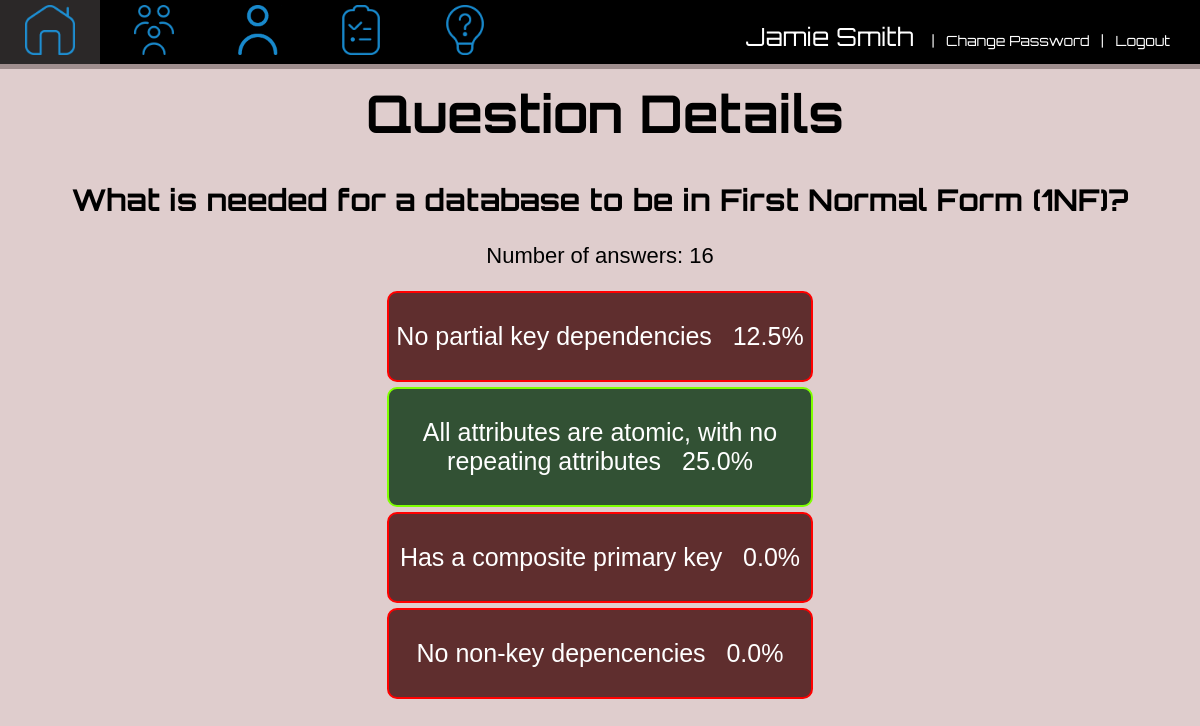
The app's page /questions/details/1 (signed in) with its own data.
### app1/models.py (models this page shows, shortened)
class Question(models.Model):
    questionText = models.CharField(max_length=200)
    questionCategory = models.ForeignKey(QuestionCategory, on_delete=models.CASCADE, default = None)
    opt1 = models.CharField(max_length=200)
    opt2 = models.CharField(max_length=200)
    opt3 = models.CharField(max_length=200)
    opt4 = models.CharField(max_length=200)
    answer = models.CharField(max_length=200)

### app1/views.py (the view)
# urls.py: path("questions/details/<int:id>", views.questionDetails, name = "questionDetails"),#type:ignore
def questionDetails(request, id):
    if request.user.is_staff:
        try:
            template = loader.get_template("questiondetails.html")
            currentUser = User.objects.get(username = request.user.username)
            sqa = StudentQuestionAssignment.objects.filter(questionID_id = id).exclude(studentAnswer = None)
            q = Question.objects.get(id=id)
            total = sqa.count()
            numOpt1 = round(((sqa.filter(studentAnswer = str(q.opt1)).count() / total) * 100),2)
            numOpt2 = round(((sqa.filter(studentAnswer = str(q.opt2)).count() / total) * 100),2)
            numOpt3 = round(((sqa.filter(studentAnswer = str(q.opt3)).count() / total) * 100),2)
            numOpt4 = round(((sqa.filter(studentAnswer = str(q.opt4)).count() / total) * 100),2)
            context = { # data passed to html template
                "currentUser": currentUser,
                "sqa": sqa,
                "question": q,
                "total": total,
                "numOpt1": numOpt1,
                "numOpt2" : numOpt2,
                "numOpt3" : numOpt3,
                "numOpt4" : numOpt4,
            }
            return HttpResponse(template.render(context, request))
        except:
            return redirect("/questions/list")
    else:
        return redirect("/")

### templates/questiondetails.html (shortened to what this page needs)
<!DOCTYPE HTML PUBLIC>
<html lang="en">
    {% extends "basestaff.html" %}
    {%load static%}
    {%block navigation%}
        <div class = "navigation">
            <div class = "element" onclick = "window.location = '/'"> <img class = "home" src = "{% static 'images/home_inactive.png'%}"> </div>
            <div class = "element" onclick = "window.location = '/class/list'"> <img class = "classes" src = "{% static 'images/classes_inactive.png'%}"> </div>
            <div class = "element" onclick = "window.location = '/users/list'"> <img class = "students" src = "{% static 'images/students_inactive.png'%}"></div>
            <div class = "element" onclick = "window.location = '/assignments/list'"> <img class = "assignments" src = "{% static 'images/assignments_inactive.png'%}"> </div>
            <div class = "element" onclick = "window.location = '/questions/list'"> <img class = "questions" src = "{% static 'images/questions_inactive.png'%}"> </div>
            <div class = "nameContainer"> <p class = "name"><span class = "name">{{currentUser.first_name}} {{currentUser.last_name}} </span> &nbsp;&nbsp; |&nbsp;&nbsp; <a class = "logout" href = "/changepassword">Change Password</a> &nbsp;&nbsp;|&nbsp;&nbsp; <a class = "logout" href = "{% url 'logout' %}">Logout</a></p> </div>
        </div>
    {%endblock%}
    {%block content%}
    <div class = "content">
        <link rel = "stylesheet" href="{% static 'css/questiondetails.css' %}">
        <h1>Question Details</h1>
        <h2 class = "detail"> {{question.questionText}}</h2>
        <p class = "detail"> Number of answers: {{total}}</p>
        {%if question.opt1 == question.answer %}
        <div class = "optioncorrect">
            <p class = "answer">{{question.opt1}} &nbsp;&nbsp;{{numOpt1}}%</p>
        </div>
        {%else%}
        <div class = "optionincorrect">
            <p class = "answer">{{question.opt1}} &nbsp;&nbsp;{{numOpt1}}%</p>
        </div>
        {%endif%}
        {%if question.opt2 == question.answer %}
        <div class = "optioncorrect">
            <p class = "answer">{{question.opt2}} &nbsp;&nbsp;{{numOpt2}}%</p>
        </div>
        {%else%}
        <div class = "optionincorrect">
            <p class = "answer">{{question.opt2}} &nbsp;&nbsp;{{numOpt2}}%</p>
        </div>
        {%endif%}
        {%if question.opt3 == question.answer %}
        <div class = "optioncorrect">
            <p class = "answer">{{question.opt3}} &nbsp;&nbsp;{{numOpt3}}%</p>
        </div>
        {%else%}
        <div class = "optionincorrect">
            <p class = "answer">{{question.opt3}} &nbsp;&nbsp;{{numOpt3}}%</p>
        </div>
        {%endif%}
        {%if question.opt4 == question.answer %}
        <div class = "optioncorrect">
            <p class = "answer">{{question.opt4}} &nbsp;&nbsp;{{numOpt4}}%</p>
        </div>
        {%else%}
        <div class = "optionincorrect">
            <p class = "answer">{{question.opt4}} &nbsp;&nbsp;{{numOpt4}}%</p>
        </div>
        {%endif%}
    </div>
    {%endblock%}

### static/css/base.css (style rules this page uses)
body { background-color:rgba(202, 172, 172, 0.6); }
h1 { font-family: 'Orbitron', serif; font-weight: bold; font-size:45px; }
h2 { font-family: "Orbitron", serif; font-size:30px; }
.navigation { position:fixed; top:0; left:0; right:0; background-color:black; background-size: 100%; box-shadow: 0px 5px rgba(118, 101, 101, 0.6); z-index: 1000; }
div.element { display:inline-block; width: 100px; height:64px; }
img { height: 50px; margin-top: 5px; margin-bottom: 5px; margin-left: 5px; text-align:center; }
p.name { color:white; display:inline; text-align:top; font-family: "Orbitron", sans-serif; font-size:14px; }
span.name { font-size:25px; font-family: "Orbitron", sans-serif; }
div.nameContainer { position:absolute; top:21px; right:30px; }
a.logout { color:white; text-decoration: none; }
.home { margin-left: 25px; }
.assignments { margin-left:24px; }
h1 { margin-top:80px; }

### static/css/basestaff.css (style rules this page uses)
img { height: 50px; margin-top: 5px; margin-bottom: 5px; margin-left: 5px; text-align:center; }
.home { margin-left: 25px; }
.classes { margin-left: 30px; }
.students { margin-left:26px; }
.assignments { margin-left:24px; }
.questions { margin-left:24px; }
.navigation { position:fixed; top:0; left:0; right:0; background-color:black; background-size: 100%; box-shadow: 0px 5px rgba(118, 101, 101, 0.6); z-index: 1000; }
div.element { display:inline-block; width: 100px; height:64px; }
h1 { margin-top: 80px; margin-left: 10px; font-size:52px; }
body { background-color:rgba(202, 172, 172, 0.6); background-repeat:no-repeat; background-attachment: fixed; }
p.name { color:white; display:inline; text-align:top; font-family: "Orbitron", sans-serif; font-size:14px; }
span.name { font-size:25px; font-family: "Orbitron", sans-serif; }
div.nameContainer { position:absolute; top:21px; right:30px; }
a.logout { color:white; text-decoration: none; }
::placeholder { font-style: italic; }
span.name { display:inline; }

### static/css/questiondetails.css (style rules this page uses)
h1, div.content { text-align:center; }
div.optioncorrect { border-radius:10px; background-color:rgba(2, 47, 10, 0.782); font-size:25px; color:white; font-family: Tahoma, Geneva, Verdana, sans-serif; padding: 4px; margin:auto; margin-top:5px; border: 2px solid chartreuse; width:35%; }
div.optionincorrect { border-radius:10px; font-family: Tahoma, Geneva, Verdana, sans-serif; font-size:25px; padding: 4px; margin:auto; margin-top:5px; background-color:rgba(59, 2, 2, 0.782); border: 2px solid red; color:white; width:35%; }
p.detail { font-family: Tahoma, Geneva, Verdana, sans-serif; font-size:22px; }

### records on screen
Question: questionText "What is needed for a database to be in First Normal Form (1NF)?", opt1 "No partial key dependencies", opt2 "All attributes are atomic, with no repeating attributes", opt3 "Has a composite primary key", opt4 "No non-key depencencies"

### other values on screen
{{ currentUser.first_name }} "Jamie"
{{ currentUser.last_name }} "Smith"
{{ total }} "16"
{{ numOpt1 }} "12.5"
{{ numOpt2 }} "25.0"
{{ numOpt3 }} "0.0"
{{ numOpt4 }} "0.0"
